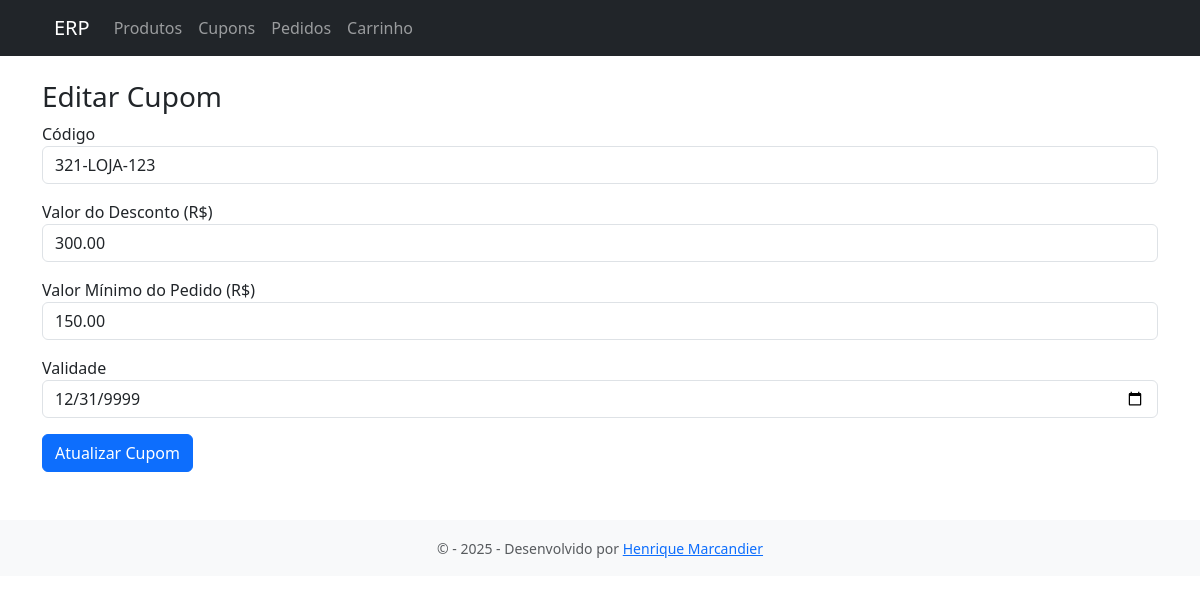
Screenshot of /?url=cupons/editar&id=1 with the database file from the repository.
### tables this page shows
CREATE TABLE `cupons` (
  `id` int(11) NOT NULL AUTO_INCREMENT,
  `codigo` varchar(50) NOT NULL,
  `desconto` decimal(5,2) NOT NULL,
  `valor_desconto` decimal(10,2) NOT NULL DEFAULT 0.00,
  `tipo` enum('percentual','valor') NOT NULL,
  `validade` date NOT NULL,
  `minimo_pedido` decimal(10,2) NOT NULL DEFAULT 0.00,
  `ativo` tinyint(1) DEFAULT 1,
  `criado_em` datetime DEFAULT current_timestamp(),
  PRIMARY KEY (`id`),
  UNIQUE KEY `codigo` (`codigo`)
);

### controllers/CupomController.php (called while the page is built, shortened)
<?php
require_once __DIR__ . '/../config/database.php';
function editarCupom() {
    global $conn;
    $id = intval($_GET['id']);
    $res = $conn->query("SELECT * FROM cupons WHERE id = $id");
    $cupom = $res->fetch_assoc();
    include __DIR__ . '/../views/cupons/form_editar.php';
}
?>

### views/cupons/form_editar.php (the view, shortened to what this page needs)
<?php include __DIR__ . '/../layout/header.php'; ?>
<div class="container mt-4">
  <h3>Editar Cupom</h3>
  <form method="POST" action="?url=cupons/atualizar">
    <div class="mb-3">
      <label>Código</label>
      <input type="text" name="codigo" class="form-control" required maxlength="50" style="text-transform: uppercase;" value="<?= htmlspecialchars($cupom['codigo']) ?>">
    </div>
    <div class="mb-3">
      <label>Valor do Desconto (R$)</label>
      <input type="number" step="0.01" name="valor_desconto" class="form-control" required min="0" value="<?= $cupom['valor_desconto'] ?>">
    </div>
    <div class="mb-3">
      <label>Valor Mínimo do Pedido (R$)</label>
      <input type="number" step="0.01" name="minimo_pedido" class="form-control" required min="0" value="<?= $cupom['minimo_pedido'] ?>">
    </div>
    <div class="mb-3">
      <label>Validade</label>
      <input type="date" name="validade" class="form-control" required value="<?= $cupom['validade'] ?>">
    </div>
    <button type="submit" class="btn btn-primary">Atualizar Cupom</button>
  </form>
</div>
<?php include __DIR__ . '/../layout/footer.php'; ?>

### rows the page displays
cupons: codigo "321-LOJA-123", valor_desconto "300.00", minimo_pedido "150.00", validade "12/31/9999"
